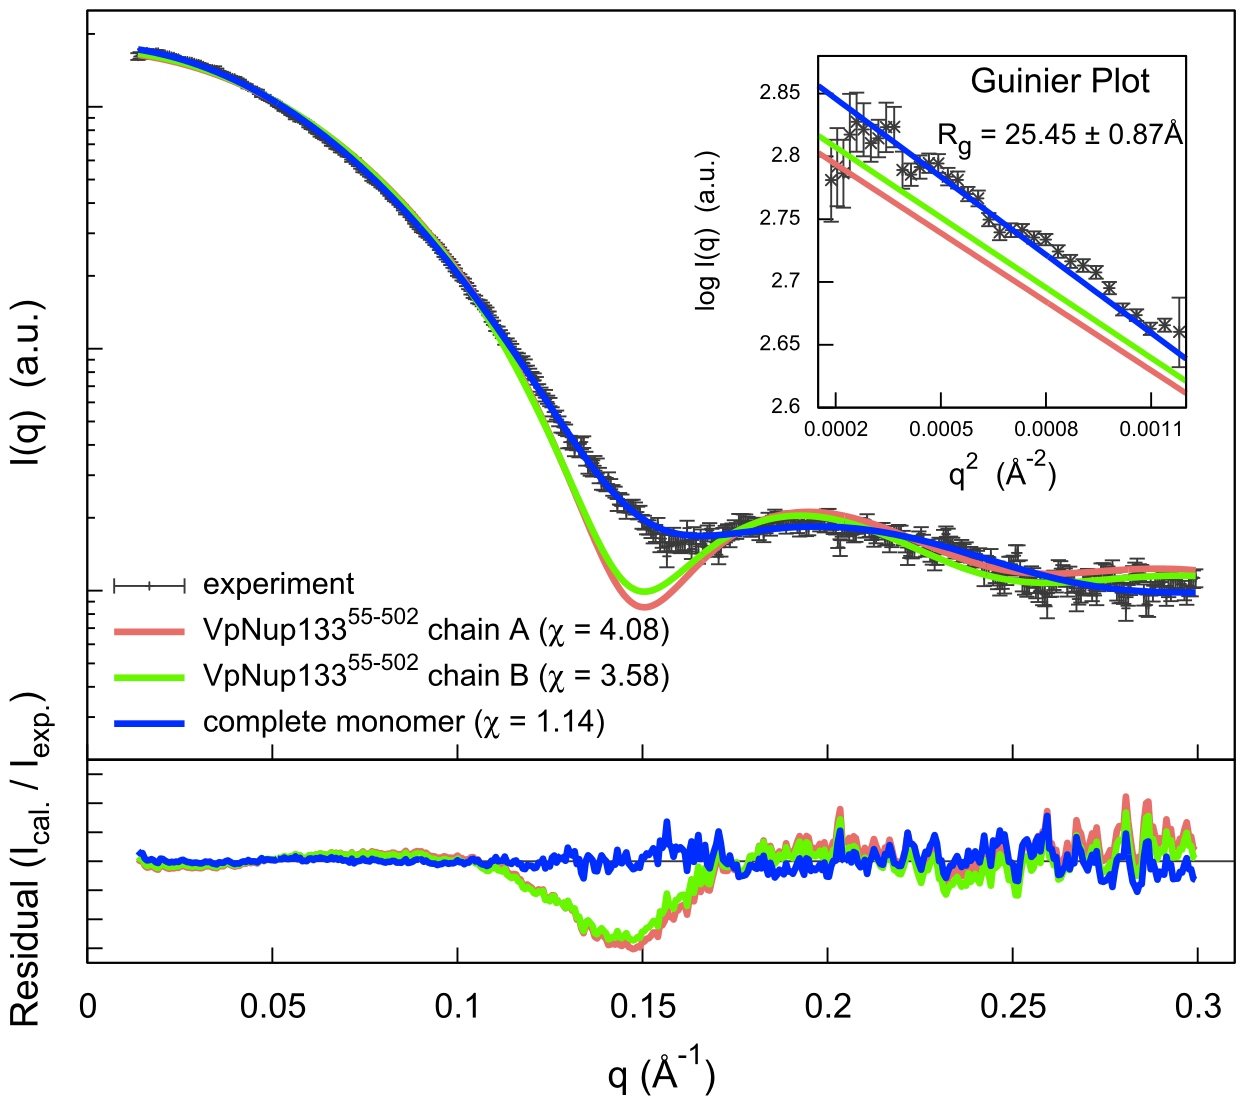

Write the gnuplot code that produced this figure.
#set terminal postscript eps size 3.5,2.62 color enhanced solid linewidth 2.5 font 'Arial,22'
#set terminal postscript eps color enhanced solid linewidth 2.5 font 'Arial,16'
#set output 'mes2_final.eps'
set terminal aqua enhanced font "Arial, 16"
#set terminal png enhanced font "Arial, 16";set output "fig2.png";

set key at 0.185, 0.13 Left reverse samplen 3
#set lmargin 2
#set rmargin 2
set multiplot
f(x)=1
set xrange [:0.3]
############################################
# Residual Plot
############################################
set origin 0,0
set size 0.8,0.3
set tmargin 0
set bmargin 3
set encoding iso_8859_1
set xlabel "q ({\305}^{-1})" font "Arial, 20"
set ylabel 'Residual ({/Arial}I_{cal.} / I_{exp.})' font "Arial, 20"
set format y ''
set xtics nomirror font 'Arial,18'
set ytics nomirror font 'Arial,18'
#set border 3
#set style line 11 lc rgb '#808080' lt 1
#set border 3 back ls 11
set yrange [0.3:1.7]
set xrange [:0.31]

plot f(x) notitle lc rgb '#333333', \
    './Vp133A_24159_LBNL_merged_q30.dat' u 1:($3/$2) notitle w lines lw 3.5 lc rgb '#e26261', \
    './Vp133B_24159_LBNL_merged_q30.dat' u 1:($3/$2) notitle w lines lw 3.5 lc rgb '#66ff00', \
    './Vp133.B99990096_MSE_24159_LBNL_merged_q30.dat' u 1:($3/$2) notitle w lines lw 3.5 lc rgb '#0000ff'

############################################
# Main Plot
############################################
set origin 0,0.3
set size 0.8,0.7
set bmargin 0
set tmargin 1
set xlabel ''
set format x ''
set ylabel 'I(q)  (a.u.)' font "Arial, 20"
set logscale y
set yrange [0.02:25.0]

plot './24159_LBNL_merged_q30.dat' u 1:2:3 with yerrorbars t 'experiment' lc rgb '#333333' pt 1 ps 0.5, \
    './Vp133A_24159_LBNL_merged_q30.dat' u 1:3 t '{VpNup133}^{55-502} chain A ({/Symbol c} = 4.08)' w lines lw 3.5 lc rgb '#e26261', \
    './Vp133B_24159_LBNL_merged_q30.dat' u 1:3 t '{VpNup133}^{55-502} chain B ({/Symbol c} = 3.58)' w lines lw 3.5 lc rgb '#66ff00', \
    './Vp133.B99990096_MSE_24159_LBNL_merged_q30.dat' u 1:3 t 'complete monomer ({/Symbol c} = 1.14)' w lines lw 3.5 lc rgb '#0000ff'


#=========================
#multiplot for Guiner plot
#=========================
set origin 0.42, 0.61
set size 0.35, 0.35
set xrange [0.00015:0.0012]
set yrange [2.6:2.88]
set xtics offset 0.0, 0.5 font "Arial, 11"
set xtics 0.0002, 0.0003
set ytics font "Arial, 11"
set encoding iso_8859_1
set xlabel "q^2  ({\305}^{-2})" offset 0.0, 1.0 font "Arial, 16"
set format x
set ylabel "log I(q)  (a.u.)" offset 2.2, 0.0 font "Arial, 14"
set format y
set nolog y
set title "Guinier Plot\n{/Arial=15 R_{g} = 25.45 {\261} 0.87{\305}}" offset 3.1, -3.1 font "Arial, 18"
#set key at 0.0046, 1500 samplen -1 font "Arial, 12" nobox

#=================================
#Guinier Fit
#=================================
a=1
b=1
c=1
d=1

f1(x) = a1*x + b1
fit f1(x) './24159_LBNL_merged_q30.dat' u ($1*$1):(log($2*a)) via a1, b1
f2(x) = a2*x + b2
fit f2(x) './Vp133A_24159_LBNL_merged_q30.dat' u ($1*$1):(log($3*b)) via a2, b2
f3(x) = a3*x + b3
fit f3(x) './Vp133B_24159_LBNL_merged_q30.dat' u ($1*$1):(log($3*c)) via a3, b3
f4(x) = a4*x + b4
fit f4(x) './Vp133.B99990096_MSE_24159_LBNL_merged_q30.dat' u ($1*$1):(log($3*d)) via a4, b4

set pointsize 0.7

plot './24159_LBNL_merged_q30.dat' u ($1*$1):2:3 thru log(x*a) with yerrorbars ls 3 lc rgb '#333333', \
    f2(x) ls 1 lw 3 lc rgb '#e26261', \
    f3(x) ls -1 lw 3 lc rgb '#66ff00', \
    f4(x) ls 2 lw 3 lc rgb '#0000ff'

set nomultiplot
set encoding default

unset multiplot
